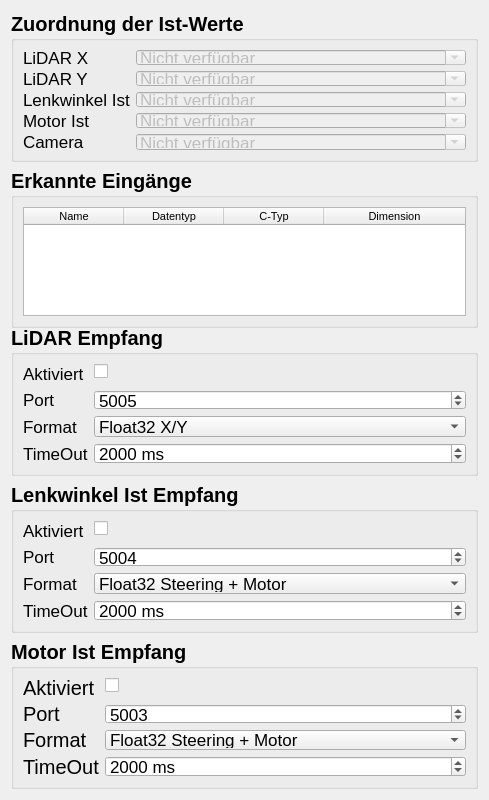
             <widget class="QWidget" name="inputsScrollContent">
              <property name="geometry">
               <rect>
                <x>0</x>
                <y>-275</y>
                <width>489</width>
                <height>800</height>
               </rect>
              </property>
              <property name="minimumSize">
               <size>
                <width>0</width>
                <height>800</height>
               </size>
              </property>
              <layout class="QVBoxLayout" name="verticalLayout_9">
               <item>
                <widget class="QGroupBox" name="groupInputMapping">
                 <property name="font">
                  <font>
                   <pointsize>15</pointsize>
                   <bold>true</bold>
                   <underline>false</underline>
                  </font>
                 </property>
                 <property name="title">
                  <string>Zuordnung der Ist-Werte</string>
                 </property>
                 <layout class="QFormLayout" name="formLayout_4">
                  <item row="0" column="0">
                   <widget class="QLabel" name="labelLidarX">
                    <property name="font">
                     <font>
                      <pointsize>13</pointsize>
                      <bold>false</bold>
                      <underline>false</underline>
                     </font>
                    </property>
                    <property name="text">
                     <string>LiDAR X</string>
                    </property>
                   </widget>
                  </item>
                  <item row="0" column="1">
                   <widget class="QComboBox" name="comboLidarX">
                    <property name="enabled">
                     <bool>false</bool>
                    </property>
                    <property name="font">
                     <font>
                      <pointsize>13</pointsize>
                      <bold>false</bold>
                      <underline>false</underline>
                     </font>
                    </property>
                    <property name="editable">
                     <bool>true</bool>
                    </property>
                    <property name="placeholderText">
                     <string/>
                    </property>
                    <item>
                     <property name="text">
                      <string>Nicht verfügbar</string>
                     </property>
                    </item>
                   </widget>
                  </item>
                  <item row="1" column="0">
                   <widget class="QLabel" name="labelLidarY">
                    <property name="font">
                     <font>
                      <pointsize>13</pointsize>
                      <bold>false</bold>
                      <underline>false</underline>
                     </font>
                    </property>
                    <property name="text">
                     <string>LiDAR Y</string>
                    </property>
                   </widget>
                  </item>
                  <item row="1" column="1">
                   <widget class="QComboBox" name="comboLidarY">
                    <property name="enabled">
                     <bool>false</bool>
                    </property>
                    <property name="font">
                     <font>
                      <pointsize>13</pointsize>
                      <bold>false</bold>
                      <underline>false</underline>
                     </font>
                    </property>
                    <property name="editable">
                     <bool>true</bool>
                    </property>
                    <property name="placeholderText">
                     <string/>
                    </property>
                    <item>
                     <property name="text">
                      <string>Nicht verfügbar</string>
                     </property>
                    </item>
                   </widget>
                  </item>
                  <item row="3" column="0">
                   <widget class="QLabel" name="labelMotorIn">
                    <property name="font">
                     <font>
                      <pointsize>13</pointsize>
                      <bold>false</bold>
                      <underline>false</underline>
                     </font>
                    </property>
                    <property name="text">
                     <string>Motor Ist</string>
                    </property>
                   </widget>
                  </item>
                  <item row="3" column="1">
                   <widget class="QComboBox" name="comboMotorIn">
                    <property name="enabled">
                     <bool>false</bool>
                    </property>
                    <property name="font">
                     <font>
                      <pointsize>13</pointsize>
                      <bold>false</bold>
                      <underline>false</underline>
                     </font>
                    </property>
                    <property name="editable">
                     <bool>true</bool>
                    </property>
                    <item>
                     <property name="text">
                      <string>Nicht verfügbar</string>
                     </property>
                    </item>
                   </widget>
                  </item>
                  <item row="4" column="0">
                   <widget class="QLabel" name="labelCamera">
                    <property name="font">
                     <font>
                      <pointsize>13</pointsize>
                      <bold>false</bold>
                      <underline>false</underline>
                     </font>
                    </property>
                    <property name="text">
                     <string>Camera</string>
                    </property>
                   </widget>
                  </item>
                  <item row="4" column="1">
                   <widget class="QComboBox" name="comboCamera">
                    <property name="enabled">
                     <bool>false</bool>
                    </property>
                    <property name="font">
                     <font>
                      <pointsize>13</pointsize>
                      <bold>false</bold>
                      <underline>false</underline>
                     </font>
                    </property>
                    <property name="editable">
                     <bool>true</bool>
                    </property>
                    <item>
                     <property name="text">
                      <string>Nicht verfügbar</string>
                     </property>
                    </item>
                   </widget>
                  </item>
                  <item row="2" column="0">
                   <widget class="QLabel" name="labelSteeringIn">
                    <property name="font">
                     <font>
                      <pointsize>13</pointsize>
                      <bold>false</bold>
                      <underline>false</underline>
                     </font>
                    </property>
                    <property name="text">
                     <string>Lenkwinkel Ist</string>
                    </property>
                   </widget>
                  </item>
                  <item row="2" column="1">
                   <widget class="QComboBox" name="comboSteeringIn">
                    <property name="enabled">
                     <bool>false</bool>
                    </property>
                    <property name="font">
                     <font>
                      <pointsize>13</pointsize>
                      <bold>false</bold>
                      <underline>false</underline>
                     </font>
                    </property>
                    <property name="editable">
                     <bool>true</bool>
                    </property>
                    <item>
                     <property name="text">
                      <string>Nicht verfügbar</string>
                     </property>
                    </item>
                   </widget>
                  </item>
                 </layout>
                </widget>
               </item>
               <item>
                <widget class="QGroupBox" name="groupDetectedInputs">
                 <property name="minimumSize">
                  <size>
                   <width>0</width>
                   <height>160</height>
                  </size>
                 </property>
                 <property name="maximumSize">
                  <size>
                   <width>16777215</width>
                   <height>16777215</height>
                  </size>
                 </property>
                 <property name="font">
                  <font>
                   <pointsize>15</pointsize>
                   <bold>true</bold>
                  </font>
                 </property>
                 <property name="title">
                  <string>Erkannte Eingänge</string>
                 </property>
                 <layout class="QVBoxLayout" name="verticalLayout_7">
                  <item>
                   <widget class="QTableWidget" name="tableDetectedInputs">
                    <property name="sizePolicy">
                     <sizepolicy hsizetype="Preferred" vsizetype="Preferred">
                      <horstretch>0</horstretch>
                      <verstretch>0</verstretch>
                     </sizepolicy>
                    </property>
                    <property name="font">
                     <font>
                      <pointsize>8</pointsize>
                      <bold>false</bold>
                     </font>
                    </property>
                    <property name="editTriggers">
                     <set>QAbstractItemView::EditTrigger::NoEditTriggers</set>
                    </property>
                    <property name="alternatingRowColors">
                     <bool>true</bool>
                    </property>
                    <property name="selectionMode">
                     <enum>QAbstractItemView::SelectionMode::SingleSelection</enum>
                    </property>
                    <property name="selectionBehavior">
                     <enum>QAbstractItemView::SelectionBehavior::SelectRows</enum>
                    </property>
                    <property name="columnCount">
                     <number>4</number>
                    </property>
                    <attribute name="horizontalHeaderCascadingSectionResizes">
                     <bool>false</bool>
                    </attribute>
                    <attribute name="horizontalHeaderStretchLastSection">
                     <bool>true</bool>
                    </attribute>
                    <column>
                     <property name="text">
                      <string>Name</string>
                     </property>
                    </column>
                    <column>
                     <property name="text">
                      <string>Datentyp</string>
                     </property>
                    </column>
                    <column>
                     <property name="text">
                      <string>C-Typ</string>
                     </property>
                    </column>
                    <column>
                     <property name="text">
                      <string>Dimension</string>
                     </property>
                    </column>
                   </widget>
                  </item>
                 </layout>
                </widget>
               </item>
               <item>
                <widget class="QGroupBox" name="groupLidarReceive">
                 <property name="maximumSize">
                  <size>
                   <width>16777215</width>
                   <height>200</height>
                  </size>
                 </property>
                 <property name="font">
                  <font>
                   <pointsize>15</pointsize>
                   <bold>true</bold>
                  </font>
                 </property>
                 <property name="title">
                  <string>LiDAR Empfang</string>
                 </property>
                 <layout class="QFormLayout" name="formLayout">
                  <item row="0" column="0">
                   <widget class="QLabel" name="labelLidarReceiveEnabled">
                    <property name="font">
                     <font>
                      <pointsize>13</pointsize>
                      <bold>false</bold>
                     </font>
                    </property>
                    <property name="text">
                     <string>Aktiviert</string>
                    </property>
                   </widget>
                  </item>
                  <item row="0" column="1">
                   <widget class="QCheckBox" name="checkLidarReceiveEnabled">
                    <property name="font">
                     <font>
                      <pointsize>13</pointsize>
                      <bold>false</bold>
                     </font>
                    </property>
                    <property name="text">
                     <string/>
                    </property>
                    <property name="checked">
                     <bool>false</bool>
                    </property>
                   </widget>
                  </item>
                  <item row="1" column="0">
                   <widget class="QLabel" name="labelLidarReceivePort">
                    <property name="font">
                     <font>
                      <pointsize>13</pointsize>
                      <bold>false</bold>
                     </font>
                    </property>
                    <property name="text">
                     <string>Port</string>
                    </property>
                   </widget>
                  </item>
                  <item row="1" column="1">
                   <widget class="QSpinBox" name="spinLidarReceivePort">
                    <property name="font">
                     <font>
                      <pointsize>13</pointsize>
                      <bold>false</bold>
                     </font>
                    </property>
                    <property name="minimum">
                     <number>1</number>
                    </property>
                    <property name="maximum">
                     <number>65535</number>
                    </property>
                    <property name="value">
                     <number>5005</number>
                    </property>
                   </widget>
                  </item>
                  <item row="2" column="0">
                   <widget class="QLabel" name="labelLidarReceiveFormat">
                    <property name="font">
                     <font>
                      <pointsize>13</pointsize>
                      <bold>false</bold>
                     </font>
                    </property>
                    <property name="text">
                     <string>Format</string>
                    </property>
                   </widget>
                  </item>
                  <item row="2" column="1">
                   <widget class="QComboBox" name="comboLidarReceiveFormat">
                    <property name="font">
                     <font>
                      <pointsize>13</pointsize>
                      <bold>false</bold>
                     </font>
                    </property>
                    <item>
                     <property name="text">
                      <string>Float32 X/Y</string>
                     </property>
                    </item>
                    <item>
                     <property name="text">
                      <string>Float32 XY abwechselnd</string>
                     </property>
                    </item>
                    <item>
                     <property name="text">
                      <string>Float32 Winkel/Distanz</string>
                     </property>
                    </item>
                   </widget>
                  </item>
                  <item row="3" column="0">
                   <widget class="QLabel" name="labelLidarReceiveTimeout">
                    <property name="font">
                     <font>
                      <pointsize>13</pointsize>
                      <bold>false</bold>
                     </font>
                    </property>
                    <property name="text">
                     <string>TimeOut</string>
                    </property>
                   </widget>
                  </item>
                  <item row="3" column="1">
                   <widget class="QSpinBox" name="spinLidarReceiveTimeOut">
                    <property name="font">
                     <font>
                      <pointsize>13</pointsize>
                      <bold>false</bold>
                     </font>
                    </property>
                    <property name="suffix">
                     <string notr="true"> ms</string>
                    </property>
                    <property name="maximum">
                     <number>10000</number>
                    </property>
                    <property name="value">
                     <number>2000</number>
                    </property>
                   </widget>
                  </item>
                 </layout>
                </widget>
               </item>
               <item>
                <widget class="QGroupBox" name="groupSteeringReceive">
                 <property name="font">
                  <font>
                   <pointsize>15</pointsize>
                   <bold>true</bold>
                  </font>
                 </property>
                 <property name="title">
                  <string>Lenkwinkel Ist Empfang</string>
                 </property>
                 <layout class="QFormLayout" name="formLayout_2">
                  <item row="0" column="0">
                   <widget class="QLabel" name="labelSteeringReceiveEnabled">
                    <property name="font">
                     <font>
                      <pointsize>13</pointsize>
                      <bold>false</bold>
                     </font>
                    </property>
                    <property name="text">
                     <string>Aktiviert</string>
                    </property>
                   </widget>
                  </item>
                  <item row="0" column="1">
                   <widget class="QCheckBox" name="checkSteeringReceiveEnabled">
                    <property name="font">
                     <font>
                      <pointsize>13</pointsize>
                      <bold>false</bold>
                     </font>
                    </property>
                    <property name="text">
                     <string/>
                    </property>
                    <property name="checked">
                     <bool>false</bool>
                    </property>
                   </widget>
                  </item>
                  <item row="1" column="0">
                   <widget class="QLabel" name="labelSteeringReceivePort">
                    <property name="font">
                     <font>
                      <pointsize>13</pointsize>
                      <bold>false</bold>
                     </font>
                    </property>
                    <property name="text">
                     <string>Port</string>
                    </property>
                   </widget>
                  </item>
                  <item row="1" column="1">
                   <widget class="QSpinBox" name="spinSteeringReceivePort">
                    <property name="font">
                     <font>
                      <pointsize>13</pointsize>
                      <bold>false</bold>
                     </font>
                    </property>
                    <property name="minimum">
                     <number>1</number>
                    </property>
                    <property name="maximum">
                     <number>65535</number>
                    </property>
                    <property name="value">
                     <number>5004</number>
                    </property>
                   </widget>
                  </item>
                  <item row="2" column="0">
                   <widget class="QLabel" name="labelSteeringReceiveFormat">
                    <property name="font">
                     <font>
                      <pointsize>13</pointsize>
                      <bold>false</bold>
                     </font>
                    </property>
                    <property name="text">
                     <string>Format</string>
                    </property>
                   </widget>
                  </item>
                  <item row="2" column="1">
                   <widget class="QComboBox" name="comboSteeringReceiveFormat">
                    <property name="font">
                     <font>
                      <pointsize>13</pointsize>
                      <bold>false</bold>
                     </font>
                    </property>
                    <item>
                     <property name="text">
                      <string>Float32 Steering + Motor</string>
                     </property>
                    </item>
                    <item>
                     <property name="text">
                      <string>Float32 Steering</string>
                     </property>
                    </item>
                    <item>
                     <property name="text">
                      <string>Float32 Motor</string>
                     </property>
                    </item>
                   </widget>
                  </item>
                  <item row="3" column="0">
                   <widget class="QLabel" name="labelSteeringReceiveTimeout">
                    <property name="font">
                     <font>
                      <pointsize>13</pointsize>
                      <bold>false</bold>
                     </font>
                    </property>
                    <property name="text">
                     <string>TimeOut</string>
                    </property>
                   </widget>
                  </item>
                  <item row="3" column="1">
                   <widget class="QSpinBox" name="spinSteeringReceiveTimeout">
                    <property name="font">
                     <font>
                      <pointsize>13</pointsize>
                      <bold>false</bold>
                     </font>
                    </property>
                    <property name="suffix">
                     <string notr="true"> ms</string>
                    </property>
                    <property name="maximum">
                     <number>10000</number>
                    </property>
                    <property name="value">
                     <number>2000</number>
                    </property>
                   </widget>
                  </item>
                 </layout>
                </widget>
               </item>
               <item>
                <widget class="QGroupBox" name="groupMotorReceive">
                 <property name="font">
                  <font>
                   <pointsize>15</pointsize>
                   <bold>true</bold>
                  </font>
                 </property>
                 <property name="title">
                  <string>Motor Ist Empfang</string>
                 </property>
                 <layout class="QFormLayout" name="formLayout_6">
                  <item row="1" column="0">
                   <widget class="QLabel" name="labelMotorReceivePort">
                    <property name="font">
                     <font>
                      <pointsize>15</pointsize>
                      <bold>false</bold>
                     </font>
                    </property>
                    <property name="text">
                     <string>Port</string>
                    </property>
                   </widget>
                  </item>
                  <item row="1" column="1">
                   <widget class="QSpinBox" name="spinMotorReceivePort">
                    <property name="font">
                     <font>
                      <pointsize>13</pointsize>
                      <bold>false</bold>
                     </font>
                    </property>
                    <property name="minimum">
                     <number>1</number>
                    </property>
                    <property name="maximum">
                     <number>65535</number>
                    </property>
                    <property name="value">
                     <number>5003</number>
                    </property>
                   </widget>
                  </item>
                  <item row="2" column="0">
                   <widget class="QLabel" name="labelMotorReceiveFormat">
                    <property name="font">
                     <font>
                      <pointsize>15</pointsize>
                      <bold>false</bold>
                     </font>
                    </property>
                    <property name="text">
                     <string>Format</string>
                    </property>
                   </widget>
                  </item>
                  <item row="2" column="1">
                   <widget class="QComboBox" name="comboMotorReceiveFormat">
                    <property name="font">
                     <font>
                      <pointsize>13</pointsize>
                      <bold>false</bold>
                     </font>
                    </property>
                    <item>
                     <property name="text">
                      <string>Float32 Steering + Motor</string>
                     </property>
                    </item>
                    <item>
                     <property name="text">
                      <string>Float32 Steering</string>
                     </property>
                    </item>
                    <item>
                     <property name="text">
                      <string>Float32 Motor</string>
                     </property>
                    </item>
                   </widget>
                  </item>
                  <item row="3" column="0">
                   <widget class="QLabel" name="labelMotorReceiveTimeout">
                    <property name="font">
                     <font>
                      <pointsize>15</pointsize>
                      <bold>false</bold>
                     </font>
                    </property>
                    <property name="text">
                     <string>TimeOut</string>
                    </property>
                   </widget>
                  </item>
                  <item row="3" column="1">
                   <widget class="QSpinBox" name="spinMotorReceiveTimeout">
                    <property name="font">
                     <font>
                      <pointsize>13</pointsize>
                      <bold>false</bold>
                     </font>
                    </property>
                    <property name="suffix">
                     <string notr="true"> ms</string>
                    </property>
                    <property name="maximum">
                     <number>10000</number>
                    </property>
                    <property name="value">
                     <number>2000</number>
                    </property>
                   </widget>
                  </item>
                  <item row="0" column="0">
                   <widget class="QLabel" name="labelMotorReceiveEnabled">
                    <property name="font">
                     <font>
                      <pointsize>15</pointsize>
                      <bold>false</bold>
                     </font>
                    </property>
                    <property name="text">
                     <string>Aktiviert</string>
                    </property>
                   </widget>
                  </item>
                  <item row="0" column="1">
                   <widget class="QCheckBox" name="checkMotorReceiveEnabled">
                    <property name="font">
                     <font>
                      <pointsize>13</pointsize>
                      <bold>false</bold>
                     </font>
                    </property>
                    <property name="text">
                     <string/>
                    </property>
                    <property name="checked">
                     <bool>false</bool>
                    </property>
                   </widget>
                  </item>
                 </layout>
                </widget>
               </item>
              </layout>
             </widget>
